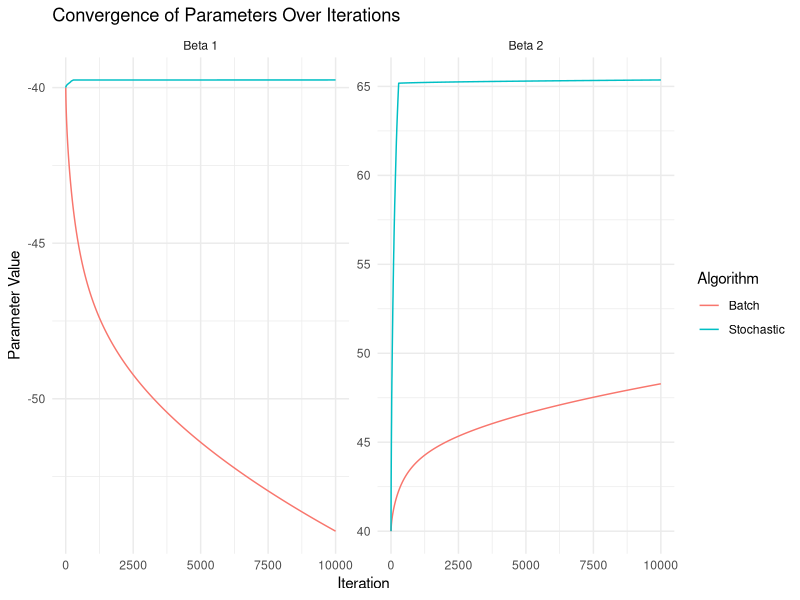

R code for this plot:
## ---- chunk 1
knitr::opts_chunk$set(echo = TRUE)
## ---- chunk 2
x <- c(1.6907, 1.7242, 1.7552, 1.7842, 1.8113, 1.8369, 1.8610, 1.8839)
n1 <- c(6 ,13,18,28,52,53,61,60)
n0 <- c(59,60,62,56,63,59,62,60) - n1
## ---- chunk 3

## ---- chunk 4

## ---- chunk 5
library(ggplot2)
library(tidyr)
library(dplyr)

##data

x <- c(1.6907, 1.7242, 1.7552, 1.7842, 1.8113, 1.8369, 1.8610, 1.8839)
x_scaled <- (x-mean(x))/sd(x)
n1 <- c(6 ,13,18,28,52,53,61,60)
n0 <- c(59,60,62,56,63,59,62,60) - n1

## general

logistic <- function(z) {
  return(ifelse(z >= 0, 
                1 / (1 + exp(-z)), 
                exp(z) / (1 + exp(z))))
}

prob <- function(beta) {
  z <- beta[1] + beta[2]*x_scaled
  return(logistic(z))
}


log_lik <- function(beta) {
  p <- prob(beta)
  return(sum(n1*log(p+eps)+ n0*log(1-p+eps)))
}

## Score

U <- function(beta) {
  U <- matrix(nrow=2, ncol=1)
  p <- prob(beta)
  U[1] <- sum(n1*(1-p)-n0*p)
  U[2] <- sum(x*(n1*(1-p)-n0*p))
  return(U)
}


stoch_U <- function(beta, index) {
  G <- matrix(nrow=2, ncol=1)
  p <- prob(beta)
  w1 <- n1*(1-p)-n0*p
  w2 <- x*(n1*(1-p)-n0*p)
  G[1] <- sum(w1[index])
  G[2] <- sum(w2[index])
  return(G)
}

##Fisher Information

stoch_I <- function(beta, index) {
  com <- matrix(ncol=2, nrow=2)
  p <- prob(beta)
  v1 <- x^2*(n1*(1-p)/(p+eps) - (n0*p)/(1-p+eps))
  v2 <- -x*n1*(1-p)/(p+eps) - n0*p/(1-p+eps)
  v3 <- v2
  v4 <- n1*(1-p)/(p+eps) - n0*p/(1-p+eps)
  com[1,1] <- sum(v1[index])
  com[1,2] <- sum(v2[index])
  com[2,1] <- com[1,2]
  com[2,2] <- sum(v3[index])
  det <- com[1,1]*com[2,2] - com[1,2]^2
  if (abs(det) < 1e-6) {
    warning("Déterminant trop petit, inversion instable")
    det <- diag(2)*1e6
  }
  return(com/(det+eps))
}

I <- function(beta) {
  com <- matrix(ncol=2, nrow=2)
  p <- prob(beta)
  com[1,1] <- sum(x^2*(n1*(1-p)/(p+eps) - (n0*p)/(1-p+eps)))
  com[1,2] <- -sum(x*(n1*(1-p)/(p+eps) - n0*p/(1-p+eps)))
  com[2,1] <- com[1,2]
  com[2,2] <- sum(n1*(1-p)/(p+eps) - n0*p/(1-p+eps))
  det <- (com[1,1]*com[2,2] - com[1,2]^2)
  if (abs(det) < 1e-6) {
    warning("Déterminant trop petit, inversion instable")
    det <- diag(2)*1e6
  }
  return(com/(det+eps))
}

## EMV Algo

EMV_algo <- function(beta, n) {
  ll_old <- log_lik(beta)
  step <- 1
  if (n > 20000) {
    param <- sqrt(lambda/n)
  } else {
    param <- lambda/sqrt(n)
  }
  for (i in 1:10) {
    beta_check <- beta + param*step*(I(beta)%*%U(beta))
    ll_new <- log_lik(beta_check)
    if (all(is.finite(beta_check)) && ll_new >= ll_old) {
      break
    }
    step <- step / 2
  }
  beta_star <- beta_check
  return(beta_star)
}

EMV_algo_stoch <- function(beta, n, index) {
  ll_old <- log_lik(beta)
  step <- 1
  if (n > 20000) {
    param <- sqrt(lambda/n)
  } else {
    param <- lambda/sqrt(n)
  }
  for (i in 1:10) {
    beta_check <- beta + param*step*(stoch_I(beta, index)%*%stoch_U(beta, index))
    ll_new <- log_lik(beta_check)
    if (all(is.finite(beta_check)) && ll_new >= ll_old) {
      break
    }
    step <- step / 2
  }
  beta_star <- beta_check
  return(beta_star)
}

##EMV call

resu_EMV_Batch <- function(beta_H1, beta_H2) {
  for (j in 2:N) {
  resu <- EMV_algo(c(beta_H1[j-1],beta_H2[j-1]),j)
  beta_H1[j] <- resu[1]
  beta_H2[j] <- resu[2]
  
  if (sqrt(sum((resu - c(beta_H1[j-1],beta_H2[j-1]))^2))< nu) {
    message("Convergence atteinte à l'itération ", j)
    break
  }
  }
  return(c(beta_H1, beta_H2))
}

resu_EMV_SG <- function(beta_H1S, beta_H2S) {
  for (j in 2:N) {
  index <- sample(length(x), floor(3*length(x)/4))
  resuS <- EMV_algo_stoch(c(beta_H1S[j-1],beta_H2S[j-1]), j, index)
  beta_H1S[j] <- resuS[1]
  beta_H2S[j] <- resuS[2]
  if (sqrt(sum((resuS - c(beta_H1S[j-1],beta_H2S[j-1]))^2))< nu) {
    message("Convergence atteinte à l'itération ", j)
    break
    }
  }
 return(c(beta_H1S, beta_H2S)) 
}

####EMV calling

##params
eps <- 1e-8
lambda <- 1e8
nu <- 1e-6
N <- 10000
beta_1_init <- -40
beta_2_init <- 40

beta_H1S <- rep(NA, N)
beta_H1S[1] <- beta_1_init
beta_H2S <- rep(NA, N)
beta_H2S[1] <- beta_2_init

beta_H1 <- rep(NA, N)
beta_H1[1] <- beta_1_init
beta_H2 <- rep(NA, N)
beta_H2[1] <- beta_2_init

EMV_output <- resu_EMV_Batch(beta_H1, beta_H2)
beta_H1 <- EMV_output[1:N]
beta_H2 <- EMV_output[(N+1):(2*N)]
EMV_output_sg <- resu_EMV_SG(beta_H1S, beta_H2S)
beta_H1S <- EMV_output_sg[1:N]
beta_H2S <- EMV_output_sg[(N+1):(2*N)]

###Plot

df <- data.frame(
  iter = 1:N,
  beta_H1 = beta_H1,
  beta_H2 = beta_H2,
  beta_H1S = beta_H1S,
  beta_H2S = beta_H2S
)

df_long <- df %>%
  pivot_longer(cols = -iter, names_to = c("param", "method"), 
               names_pattern = "(beta_H1|beta_H2)(S?)",
               values_to = "value") %>%
  mutate(
    param = recode(param, beta_H1 = "Beta 1", beta_H2 = "Beta 2"),
    method = ifelse(method == "S", "Stochastic", "Batch")
  )

ggplot(df_long, aes(x = iter, y = value, color = method)) +
  geom_line() +
  facet_wrap(~param, scales = "free_y") +
  theme_minimal() +
  labs(
    title = "Convergence of Parameters Over Iterations",
    x = "Iteration",
    y = "Parameter Value",
    color = "Algorithm"
  )

## ---- chunk 6
c(c(beta_H1[N], beta_H2[N]), c(beta_H1S[N], beta_H2S[N]))
## ---- chunk 7

## ---- chunk 8

## ---- chunk 9

## ---- chunk 10

## ---- chunk 11

## ---- chunk 12

## ---- chunk 13

## ---- chunk 14

## ---- chunk 15

## ---- chunk 16

## ---- chunk 17

## ---- chunk 18

## ---- chunk 19

## ---- chunk 20

## ---- chunk 21

## ---- chunk 22

## ---- chunk 23

## ---- chunk 24

## ---- chunk 25

## ---- chunk 26

## ---- chunk 27

## ---- chunk 28
c(c(beta_H1[N], beta_H2[N]), c(beta_H1S[N], beta_H2S[N]))
## ---- chunk 29

## ---- chunk 30

## ---- chunk 31

## ---- chunk 32

## ---- chunk 33

## ---- chunk 34

